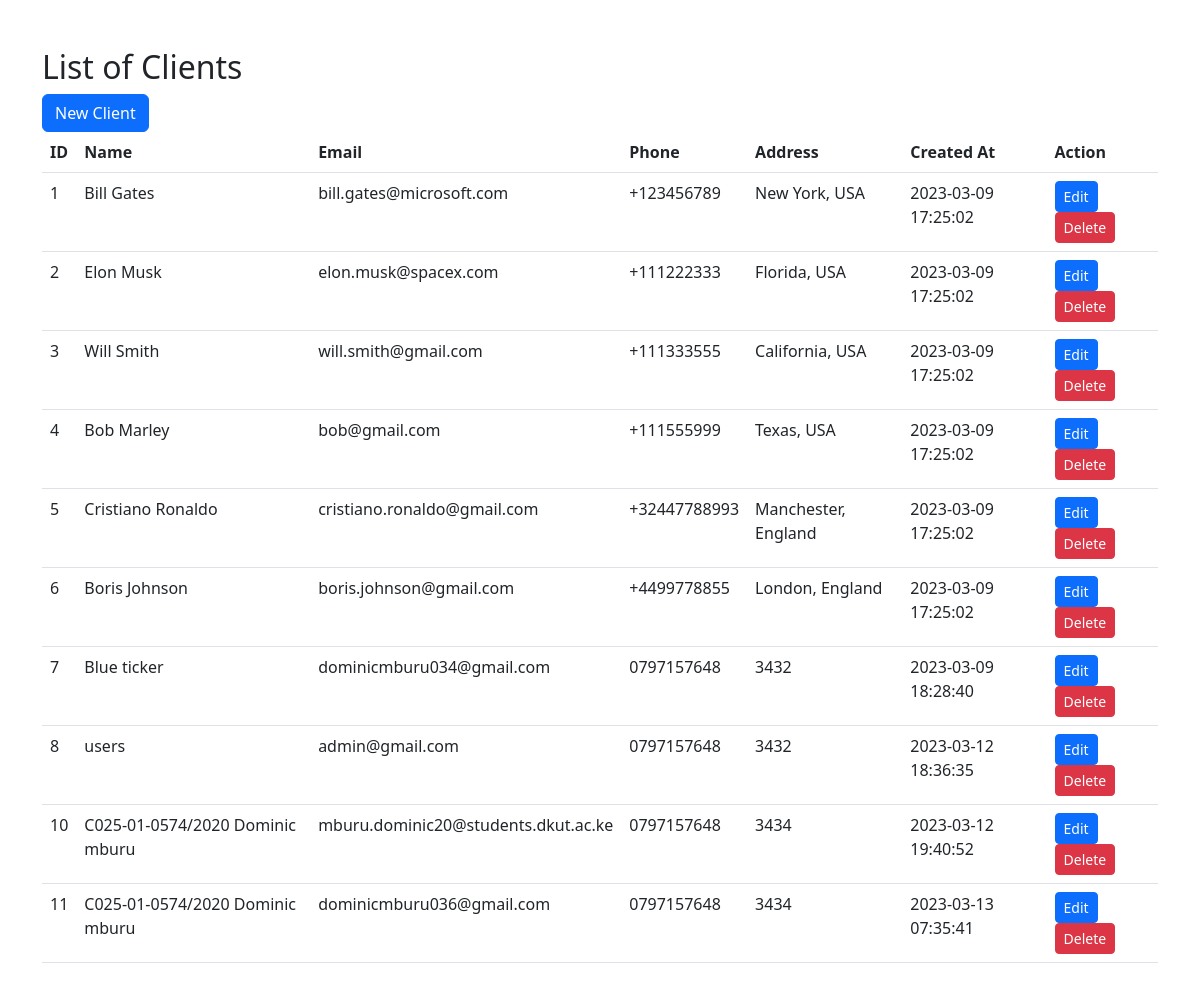
/myshop/index.php, run on the app's committed database.
### tables this page shows
CREATE TABLE `clients` (
  `id` int(11) NOT NULL,
  `name` varchar(100) NOT NULL,
  `email` varchar(200) NOT NULL,
  `phone` varchar(20) DEFAULT NULL,
  `address` varchar(200) DEFAULT NULL,
  `created_at` datetime NOT NULL DEFAULT current_timestamp()
);

### myshop/index.php (the view, shortened to what this page needs)
<!DOCTYPE html>
<html lang="en">
<head>
    <link rel="stylesheet" href="https://cdn.jsdelivr.net/npm/bootstrap@5.3.0-alpha1/dist/css/bootstrap.min.css">
</head>
<body>
    <div class="container my-5">
        <h2>List of Clients</h2>
        <a href="create.php" class="btn btn-primary" role="button">New Client</a>
        <br>
        <table class="table">
            <thead>
                <tr>
                    <th>ID</th>
                    <th>Name</th>
                    <th>Email</th>
                    <th>Phone</th>
                    <th>Address</th>
                    <th>Created At</th>
                    <th>Action</th>
                </tr>
            </thead>
            <tbody>
                <?php
                $servername = "localhost";
                $username = "root";
                $password = "";
                $database = "myshop";
                $connection = new mysqli($servername, $username, $password, $database);
                $sql = "SELECT * FROM clients";
                $result = $connection->query($sql);
                while($row = $result->fetch_assoc()){
                    echo "
                    <tr>
                        <td>$row[id]</td>
                        <td>$row[name]</td>
                        <td>$row[email]</td>
                        <td>$row[phone]</td>
                        <td>$row[address]</td>
                        <td>$row[created_at]</td>
                        <td>
                            <a href='edit.php?id=$row[id]' class='btn btn-primary btn-sm'>Edit</a>
                            <a href='delete.php?id=$row[id]' class='btn btn-danger btn-sm'>Delete</a>
                        </td>
                    </tr>";
                }
                ?>
            </tbody>
        </table>
    </div>
</body>
</html>

### data on the page
clients: id "1", name "Bill Gates", email "bill.gates@microsoft.com", phone "+123456789", address "New York, USA", created_at "2023-03-09 17:25:02"
clients: id "2", name "Elon Musk", email "elon.musk@spacex.com", phone "+111222333", address "Florida, USA", created_at "2023-03-09 17:25:02"
clients: id "3", name "Will Smith", email "will.smith@gmail.com", phone "+111333555", address "California, USA", created_at "2023-03-09 17:25:02"
clients: id "4", name "Bob Marley", email "bob@gmail.com", phone "+111555999", address "Texas, USA", created_at "2023-03-09 17:25:02"
clients: id "5", name "Cristiano Ronaldo", email "cristiano.ronaldo@gmail.com", phone "+32447788993", address "Manchester, England", created_at "2023-03-09 17:25:02"
clients: id "6", name "Boris Johnson", email "boris.johnson@gmail.com", phone "+4499778855", address "London, England", created_at "2023-03-09 17:25:02"
clients: id "7", name "Blue ticker", email "dominicmburu034@gmail.com", phone "0797157648", address "3432", created_at "2023-03-09 18:28:40"
clients: id "8", name "users", email "admin@gmail.com", phone "0797157648", address "3432", created_at "2023-03-12 18:36:35"
clients: id "10", name "C025-01-0574/2020 Dominic mburu", email "mburu.dominic20@students.dkut.ac.ke", phone "0797157648", address "3434", created_at "2023-03-12 19:40:52"
clients: id "11", name "C025-01-0574/2020 Dominic mburu", email "dominicmburu036@gmail.com", phone "0797157648", address "3434", created_at "2023-03-13 07:35:41"
